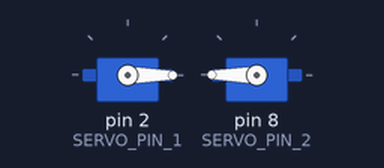
This sketch was run on a simulated Arduino Mega 2560, built with avr-gcc and run on an emulated ATmega2560. On the bench: 2 × servo.

Above: at 0.55 s.
At 5.15 s:
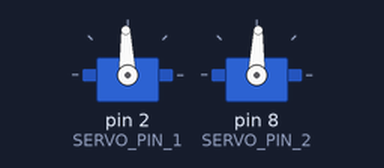
At 9.75 s:
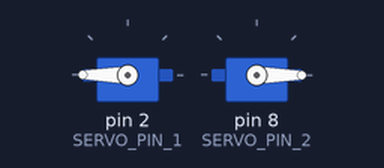
At 19.05 s:
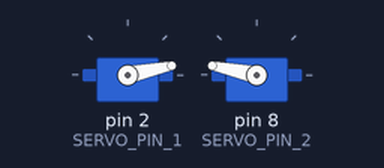
Timing chart, 0 to 26.1 s (numbered marks = the images above):
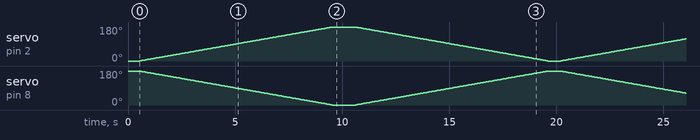

The sketch:

servoMotor2.ino
```cpp
#include <Servo.h>


// **********************************
// *** DECLARAÇÃO DE VARIÁVEIS E OBJETOS ***
// **********************************
Servo servoMotor1; // Objeto para o primeiro servo (0 -> 180)
Servo servoMotor2; // **NOVO:** Objeto para o segundo servo (180 -> 0)


// O Arduino Mega tem muitos pinos digitais.
// Você pode usar qualquer pino digital (ex: 2 a 13) ou pino PWM (com ~).
const int SERVO_PIN_1 = 2; // Pino para o Servo 1
const int SERVO_PIN_2 = 8; // **NOVO:** Pino para o Servo 2 (escolhi o 9)


// **********************************
// *** CONSTANTES DE VELOCIDADE E SUAVIZAÇÃO ***
// **********************************
// Controla a VELOCIDADE GERAL:
// 5ms = Rápido | 15ms = Médio | 30ms = Lento
const int DELAY_MOVIMENTO = 50;


// Controla a SUAVIZAÇÃO do movimento:
// 1 = Mais suave | 5 = Mais rápido, menos suave
const int PASSO_ANGULAR = 1;


int currentPosition = 0; // Variável para armazenar a posição atual
// **********************************


void setup() {
  // --- Configuração do Servo 1 ---
  servoMotor1.attach(SERVO_PIN_1);
  servoMotor1.write(currentPosition); // Começa em 0 graus


  // **NOVO: Configuração do Servo 2 ---
  servoMotor2.attach(SERVO_PIN_2);
  servoMotor2.write(180); // **IMPORTANTE:** Começa na posição 180 (oposta)

  delay(500); // Pausa inicial para estabilização
}


void loop() {
  // 1. MOVIMENTO DE ABERTURA:
  // Servo 1: Gira de 0 para 180 (ABERTURA)
  // Servo 2: Gira de 180 para 0 (FECHAMENTO - Sentido Inverso)
  for (currentPosition = 0; currentPosition <= 180; currentPosition += PASSO_ANGULAR) {
    // Servo 1: Posição Normal (0 -> 180)
    servoMotor1.write(currentPosition);


    // **NOVO:** Servo 2: Posição Inversa (180 -> 0)
    // A fórmula '180 - currentPosition' inverte o movimento.
    // Quando 'currentPosition' é 0, 'servoMotor2' vai para 180.
    // Quando 'currentPosition' é 180, 'servoMotor2' vai para 0.
    servoMotor2.write(180 - currentPosition);

    delay(DELAY_MOVIMENTO);
  }


  // Pausa na posição final (Servo 1 em 180, Servo 2 em 0)
  delay(1000);


  // 2. MOVIMENTO DE FECHAMENTO:
  // Servo 1: Gira de 180 para 0 (FECHAMENTO)
  // Servo 2: Gira de 0 para 180 (ABERTURA - Sentido Inverso)
  for (currentPosition = 180; currentPosition >= 0; currentPosition -= PASSO_ANGULAR) {
    // Servo 1: Posição Normal (180 -> 0)
    servoMotor1.write(currentPosition);


    // **NOVO:** Servo 2: Posição Inversa (0 -> 180)
    servoMotor2.write(180 - currentPosition);

    delay(DELAY_MOVIMENTO);
  }


  // Pausa na posição inicial (Servo 1 em 0, Servo 2 em 180)
  delay(500);
}
```
